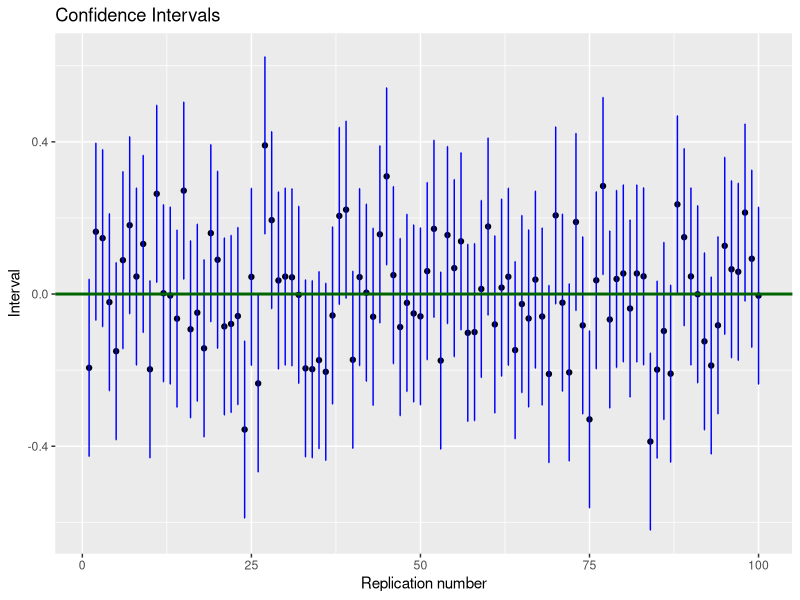

Write R code to recreate this figure.
## ---- chunk 1
knitr::opts_chunk$set(fig.path='Figs/', warning=FALSE, message=FALSE, dev = "png", comment = NA)
## ---- chunk 2
library(ggplot2)
## ---- chunk 3

ci.mu <- function(x, level){
  
  n <- length(x)
  xbar <- mean(x)
  
  upper.limit <- xbar + qnorm(1 - (1-level)/2) * 1 / sqrt(n)
  lower.limit <- xbar - qnorm(1 - (1-level)/2) * 1 / sqrt(n)
  
  return(c(lower.limit, upper.limit, xbar))
}

## ---- chunk 4
set.seed(321)

data <- rnorm(40, mean = 0, sd = 1)

ci.mu(x = data, level = 0.90)
## ---- chunk 5
ci.sim <- function(n , reps, c.level){
  
  
  x <- matrix(rnorm(n * reps), nrow = n, ncol = reps)
  
  confi <- apply(x, 2, ci.mu, level = c.level)
  
  confi <- t(confi)
  
  conf.df <- data.frame(cbind(confi, c(1:reps)))
  names(conf.df) <- c("lower", "upper", "xbar", "rep")
  
  ci.plot <- ggplot(data = conf.df, mapping = aes(x = rep, y = xbar)) + 
    geom_point() + geom_errorbar(aes(ymin=lower, ymax=upper), color = "blue", width=.1) +
    geom_hline(yintercept = 0, color = "darkgreen", size = 1) +
    labs(x = "Replication number", y = "Interval", title = "Confidence Intervals")
  
  return(list(ci.plot = ci.plot, prop = mean(conf.df[1] < 0 & conf.df[2] > 0)))
  
}

## ---- chunk 6

set.seed(31)

ci.sim(n = 50, reps = 100, c.level = 0.90)
